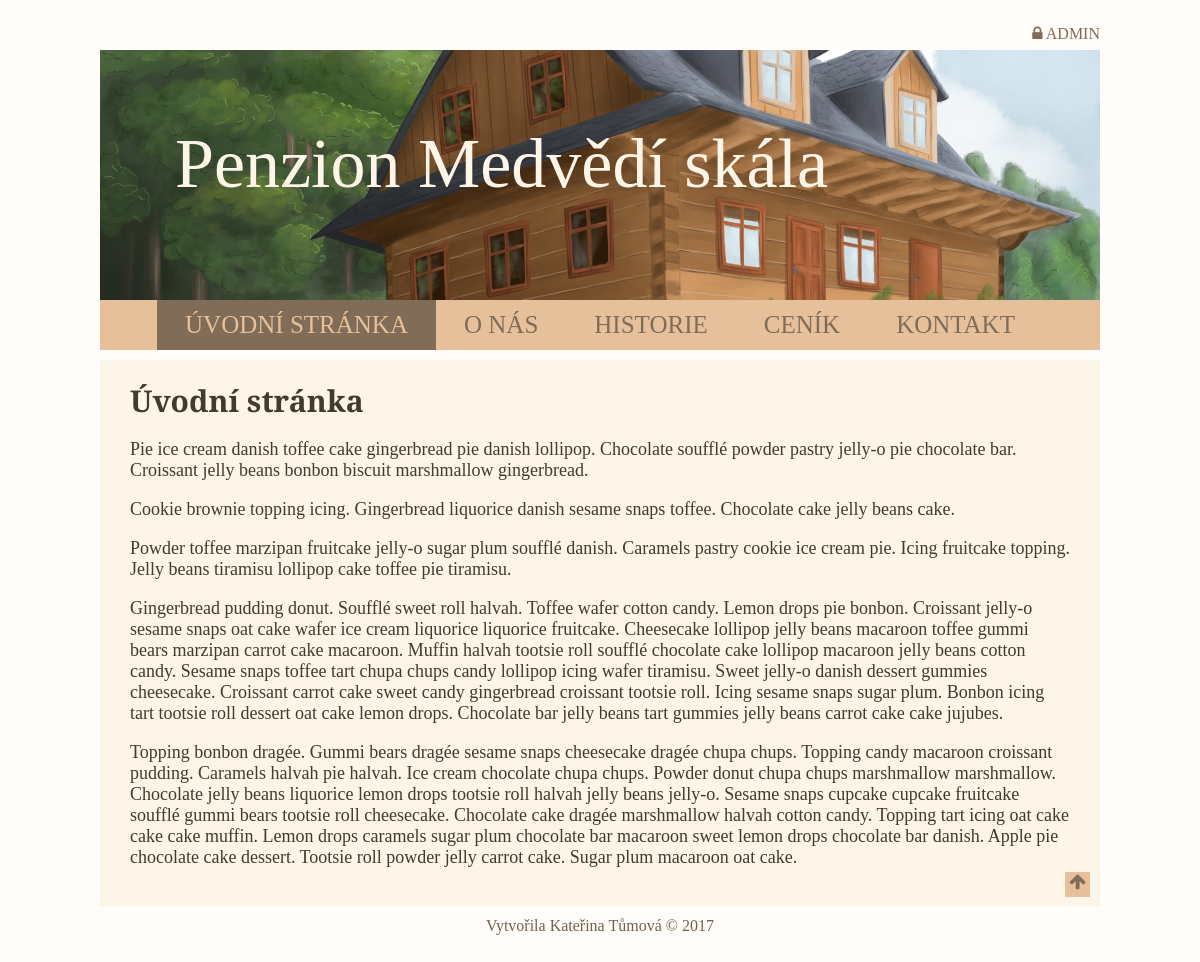
The page / on the database its author committed.
### tables this page shows
CREATE TABLE `page` (
  `id` varchar(255) NOT NULL,
  `title` varchar(255) NOT NULL,
  `menu` varchar(255) NOT NULL,
  `content` text,
  `page_order` int(10) UNSIGNED DEFAULT NULL
);

### data.php (called while the page is built, shortened)
<?php
require_once 'libdb.php';
class page
{
    protected $id;
    protected $menu;
    function __construct($id,$title,$menu)
    {
        $this->id=$id;
        $this->menu=$menu;
    }
    function getMenu()
    {
        return $this->menu;
    }
    function getContent()
    {
        $rows=DB::doSql("SELECT content FROM page WHERE id=".DB::toSql($this->id));
        return $rows[0]['content'];
    }
}
$pages=DB::doSql("SELECT * FROM page ORDER BY page_order");
$listOfPages=array();
foreach($pages as $instance)
{
    $listOfPages[$instance['id']]=new page($instance['id'],$instance['title'],$instance['menu']);
}

### libdb.php (called while the page is built, shortened)
<?php
class DB {
    protected static $db;
    static function init($databaseName) {
        self::$db = mysqli_connect("yourServer", "yourUser", "yourPassword");
        mysqli_set_charset(self::$db, "utf8");
        mysqli_select_db(self::$db, $databaseName);
    }
    static function doSql($sql) {
        $result = mysqli_query(self::$db, $sql);
        if ($result === false) {
            throw new Exception("Spatny sql: (".$sql.") Err: " . mysqli_error(self::$db));
        }
        elseif ($result === true) {
        } else {
            $rows = array();
            while ($row = mysqli_fetch_assoc($result)) {
                $rows[] = $row;
            }
            return $rows;
        }
    }
    static function toSql($value, $notnumeric=FALSE) {
        if (is_null($value)) {
            return "NULL";
        }
        elseif (is_numeric($value) && !$notnumeric) {
            return $value;
        }
        elseif (is_string($value)) {
            $escape = mysqli_real_escape_string(self::$db, $value);
            return "'$escape'";
        } else {
            throw new Exception("Neznamy datovy typ pro prevod do SQL.");
        }
    }
}

### index.php (the view, shortened to what this page needs)
<?php
require_once 'data.php';
if (array_key_exists ("page", $_GET))
{
    $page = $_GET['page'];
    if (!array_key_exists ($page, $listOfPages))
    {
        $page = "404";
    }
}
else
{
   $page = array_keys($listOfPages)[0];
}
?>
<!DOCTYPE html>
<html>
    <head>
        <link rel="stylesheet" href="css/style.css">
        <link rel="stylesheet" href="css/font-awesome.min.css">
    </head>
    <body>
        <div class="container" id="container">
            <a class="admin" href="./admin.php"><i class="fa fa-lock" aria-hidden="true"></i> ADMIN</a>
        <header>
            <div class="logo"></div>
            <div class="logo2">Penzion Medvědí skála</div>
            <div class="nav">
                <ul>
                    <?php
                    foreach ($listOfPages as $pageId => $parametersOfPage)
                    {
                        if ($parametersOfPage->getMenu() != "")
                        {
                            echo "<li";
                            if ($pageId==$page)
                            {
                                echo ' class="current-menu-item"';
                            }
                            echo "><a href='$pageId'>{$parametersOfPage->getMenu()}</a></li>";
                        }
                    }
                    ?>
                </ul>
            </div>
        </header>
            <section>
            <?php
            if($page=='404'){
                require '404.php';
            } else{ ?>
                <h1> <?php echo $listOfPages[$page]->getMenu() ?> </h1>
            <?php
            echo $listOfPages[$page]->getContent();
             ?>
                <a class="up" href="#container"><i class="fa fa-arrow-up" aria-hidden="true"></i></a>
            <?php } ?>
            </section>
        <footer>
            Vytvořila Kateřina Tůmová &copy 2017
        </footer>
        </div>
    </body>
</html>

### css/style.css (style rules this page uses)
body { background: #fffcf9; }
.admin { position: absolute; right: 0; top: -25px; z-index: 5000; text-decoration: none; color: #816c57; }
h1 { margin: 0; font-size: 30px; }
.up { color: #816c57; background: #e5c09b; width: 25px; height: 25px; position: absolute; bottom: 39px; right: 10px; text-decoration: none; text-align: center; }
a { -webkit-transition: all 0.3s ease-out; -o-transition: all 0.3s ease-out; -ms-transition: all 0.3s ease-out; -moz-transition: all 0.3s ease-out; transition: all 0.3s ease-out; }
.container { position: relative; padding: 0; width: 1000px; margin: 50px auto; }
header { position: relative; height: 300px; background: #e5c09b; }
.logo { display:block; background: url("../images/foto3.jpg") top no-repeat; height: 250px; }
.logo2 { position: absolute; font-family: 'Slabo 27px', serif; font-size: 70px; padding: 50px 40px; color: #fcf5e8; top: 24px; left: 35px; }
.nav ul { text-align: center; margin: 0; padding: 0; }
.nav ul li { display: inline-block; list-style: none; text-align: left; }
.nav ul li a { display: block; font-size: 25px; line-height: 50px; text-decoration: none; color: #816c57; text-transform: uppercase; padding: 0 28px; background: #e5c09b; }
.current-menu-item a { transition: none; background: #816c57; color: #e5c09b !important; background: #816c57 !important; }
section { color: #44392e; font-family: 'EB Garamond', serif; font-size: 18px; background: #fcf5e8; margin-top: 10px; padding: 20px 30px; }
footer { margin-top: 10px; line-height: 20px; text-align: center; color: #72604d; }
@media screen and (min-width: 480px) { .container { width: 95%; } }
@media screen and (min-width: 740px) { .container { width: 95% } }
@media screen and (min-width: 960px) { .container { width: 960px; } }
@media screen and (min-width: 1015px) { .container { width: 1000px; } }

### rows shown on the page
page: menu "ÚVODNÍ STRÁNKA", menu "Úvodní stránka", content "Pie ice cream danish toffee cake gingerbread pie danish lollipop. Chocolate soufflé powder pastry jelly-o pie chocolate bar. Croissant jelly beans bonbon biscuit marshmallow gingerbread. Cookie brownie topping icing. Gingerbread liquorice danish sesame snaps toffee. Chocolate cake jelly beans cake. Powder toffee marzipan fruitcake jelly-o sugar plum soufflé danish. Caramels pastry cookie ice cream pie. Icing fruitcake topping. Jelly beans tiramisu lollipop cake toffee pie tiramisu. Gingerbread pudding donut. Soufflé sweet roll halvah. Toffee wafer cotton candy. Lemon drops pie bonbon. Croissant jelly-o sesame snaps oat cake wafer ice cream liquorice liquorice fruitcake. Cheesecake lollipop…"
page: menu "O NÁS"
page: menu "HISTORIE"
page: menu "CENÍK"
page: menu "KONTAKT"
